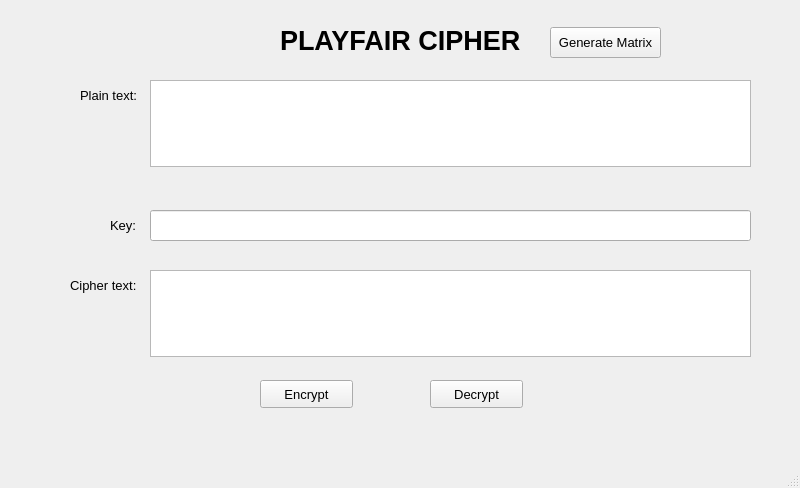
<?xml version="1.0" encoding="UTF-8"?>
<ui version="4.0">
 <class>MainWindow</class>
 <widget class="QMainWindow" name="MainWindow">
  <property name="geometry">
   <rect>
    <x>0</x>
    <y>0</y>
    <width>800</width>
    <height>488</height>
   </rect>
  </property>
  <property name="windowTitle">
   <string>MainWindow</string>
  </property>
  <widget class="QWidget" name="centralwidget">
   <widget class="QLabel" name="txt_key1">
    <property name="geometry">
     <rect>
      <x>110</x>
      <y>210</y>
      <width>31</width>
      <height>31</height>
     </rect>
    </property>
    <property name="font">
     <font>
      <pointsize>10</pointsize>
     </font>
    </property>
    <property name="text">
     <string>Key:</string>
    </property>
   </widget>
   <widget class="QLineEdit" name="txt_key">
    <property name="geometry">
     <rect>
      <x>150</x>
      <y>210</y>
      <width>601</width>
      <height>31</height>
     </rect>
    </property>
   </widget>
   <widget class="QTextEdit" name="txt_plain">
    <property name="geometry">
     <rect>
      <x>150</x>
      <y>80</y>
      <width>601</width>
      <height>87</height>
     </rect>
    </property>
   </widget>
   <widget class="QTextEdit" name="txt_cipher">
    <property name="geometry">
     <rect>
      <x>150</x>
      <y>270</y>
      <width>601</width>
      <height>87</height>
     </rect>
    </property>
    <property name="readOnly">
     <bool>true</bool>
    </property>
   </widget>
   <widget class="QLabel" name="txt_cipherText">
    <property name="geometry">
     <rect>
      <x>70</x>
      <y>270</y>
      <width>71</width>
      <height>31</height>
     </rect>
    </property>
    <property name="font">
     <font>
      <pointsize>10</pointsize>
     </font>
    </property>
    <property name="text">
     <string>Cipher text:</string>
    </property>
   </widget>
   <widget class="QLabel" name="txt_plainText">
    <property name="geometry">
     <rect>
      <x>80</x>
      <y>80</y>
      <width>61</width>
      <height>31</height>
     </rect>
    </property>
    <property name="font">
     <font>
      <pointsize>10</pointsize>
     </font>
    </property>
    <property name="text">
     <string>Plain text:</string>
    </property>
   </widget>
   <widget class="QLabel" name="label">
    <property name="geometry">
     <rect>
      <x>280</x>
      <y>0</y>
      <width>271</width>
      <height>81</height>
     </rect>
    </property>
    <property name="font">
     <font>
      <pointsize>20</pointsize>
      <weight>75</weight>
      <bold>true</bold>
     </font>
    </property>
    <property name="text">
     <string>PLAYFAIR CIPHER</string>
    </property>
   </widget>
   <widget class="QPushButton" name="btn_decrypt">
    <property name="geometry">
     <rect>
      <x>430</x>
      <y>380</y>
      <width>93</width>
      <height>28</height>
     </rect>
    </property>
    <property name="font">
     <font>
      <pointsize>10</pointsize>
     </font>
    </property>
    <property name="text">
     <string>Decrypt</string>
    </property>
   </widget>
   <widget class="QPushButton" name="btn_encrypt">
    <property name="geometry">
     <rect>
      <x>260</x>
      <y>380</y>
      <width>93</width>
      <height>28</height>
     </rect>
    </property>
    <property name="font">
     <font>
      <pointsize>10</pointsize>
     </font>
    </property>
    <property name="text">
     <string>Encrypt</string>
    </property>
   </widget>
   <widget class="QPushButton" name="btn_gen_matrx">
    <property name="geometry">
     <rect>
      <x>550</x>
      <y>27</y>
      <width>111</width>
      <height>31</height>
     </rect>
    </property>
    <property name="font">
     <font>
      <pointsize>10</pointsize>
     </font>
    </property>
    <property name="text">
     <string>Generate Matrix</string>
    </property>
   </widget>
  </widget>
  <widget class="QMenuBar" name="menubar">
   <property name="geometry">
    <rect>
     <x>0</x>
     <y>0</y>
     <width>800</width>
     <height>21</height>
    </rect>
   </property>
  </widget>
  <widget class="QStatusBar" name="statusbar"/>
 </widget>
 <resources/>
 <connections/>
</ui>
